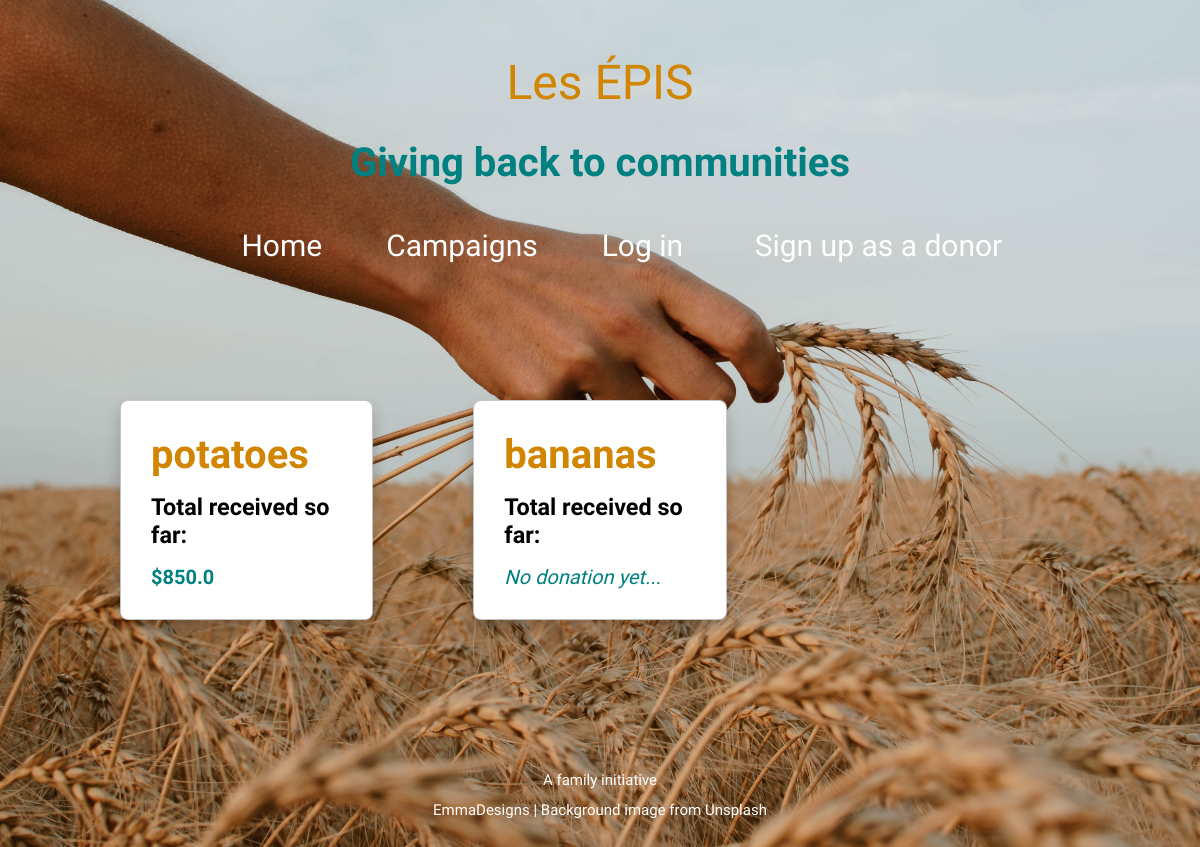
Page /campaigns on the committed database.
### foundation_app/models.py (models this page shows, shortened)
class Campaign(db.Model):
    id = db.Column(db.Integer, primary_key=True)
    name = db.Column(db.String(80), nullable=False)
    description = db.Column(db.String(80), nullable=False)
    photo_url = db.Column(URLType)
    donations = db.relationship('Donation', back_populates='campaign')
    date_created = db.Column(db.Date, nullable=False)
    is_active = db.Column(db.Boolean, unique=False, default=True)

### foundation_app/main/routes.py (the view)
@main.route('/campaigns')
def campaigns():
    all_campaigns = Campaign.query.all()
    donation_dict = {}
    for campaign in all_campaigns:
        i = campaign.id
        donation_dict[i] = []
        for donation in campaign.donations:
            donation_dict[i].append(donation.amount)
    return render_template('campaigns.html', all_campaigns=all_campaigns, donation_dict = donation_dict)

### foundation_app/templates/campaigns.html
{% extends 'base.html' %}
{% block content %}
<div class="content">
    {% for campaign in all_campaigns %}
    <div class="campaigns">
        <h1 id="campaign-name"><strong><a href="/campaign/{{campaign.id }}">{{ campaign.name }}</a></strong></h1>
        <div class="total-donations">
            <h3>Total received so far:</h3>
            {% if donation_dict[campaign.id] %}
                <strong><p>${{donation_dict[campaign.id]|sum}}</p></strong>
            {% else %}
                <i>No donation yet...</i>
            {% endif %}
        </div>
    </div>
    {% endfor %}
</div>
{% endblock %}

### foundation_app/static/styles.css (style rules this page uses)
* { box-sizing: border-box; margin: 0; padding: 0; }
body { margin: 0; font-family: "Josefin Sans"; font-weight: lighter; background-image: url('bg.jpg'); background-size: cover; background-repeat: no-repeat; position: relative; min-height: 100vh; display: flex; flex-direction: column; }
.content { color:black; margin: 25px; padding: 25px; display: grid; grid-template-columns: 1fr 1fr 1fr; grid-gap: 20px; font-size: 20px; }
.campaigns { display: flex; flex-direction: column; border: 1px solid rgba(0, 0, 0, 0.233); border-radius: 8px; box-shadow: 0 8px 15px rgba(0, 0, 0, 0.2); margin: 50px 40px; padding: 30px; gap: 15px; background: rgb(255, 255, 255); }
.total-donations { display: flex; flex-direction: column; gap:0.8em; }
.total-donations p, .total-donations i { color: teal; }
.campaigns a, .my-donations a { text-decoration: none; color: rgb(209, 133, 0); transition: all 1s ease-out; }

### rows in the picture
Campaign: name "potatoes", donation_dict "850.0"
Campaign: name "bananas", shows "No donation yet..."
